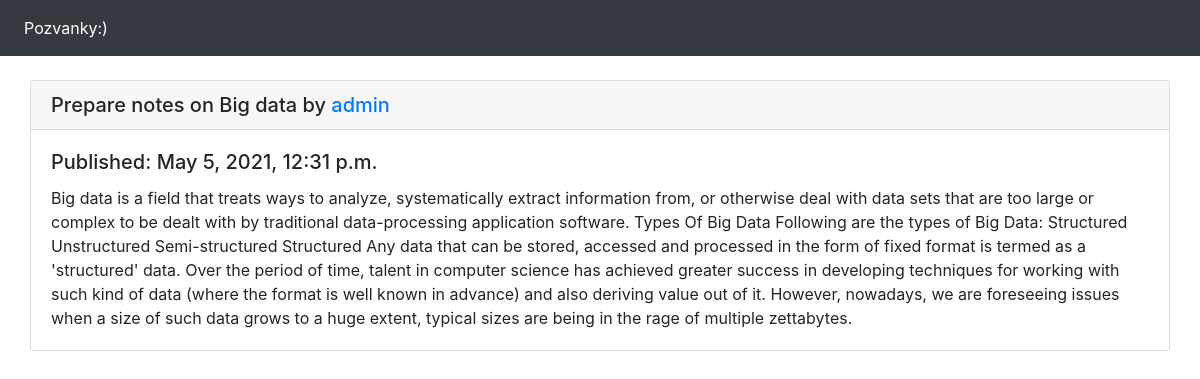
The page /notes-big-data/ on the database its author committed.
### blog/models.py (models this page shows, shortened)
class Post(models.Model):
    image_post = models.ImageField(null=True, blank=True, upload_to='images/')
    title = models.CharField(max_length=250, unique=True)
    slug = models.SlugField(max_length=250, unique=True)
    author = models.ForeignKey(User, on_delete=models.CASCADE, related_name='blog_posts')
    body = models.TextField()
    publish = models.DateTimeField(default=timezone.now)
    votes = models.IntegerField(default=0)
    event_list = models.ForeignKey(EventList, on_delete=models.CASCADE, related_name='posts')  # Associate posts with an event list
    class Meta:
        ordering = ('-publish',)

### blog/views.py (the view)
# urls.py: path('<slug:slug>/', BlogDetailView.as_view(), name='blog_detail'),
class BlogDetailView(DetailView):
    model = Post
    context_object_name = 'post'
    template_name = 'blog/blog_detail.html'

### templates/blog/blog_detail.html
{% extends 'base.html' %}
{% block container %}
<div class="row">
    <div class="card">
        <h5 class="card-header">{{ post.title }} by <span class="text-primary">{{ post.author }}</span></h5>
        <div class="card-body">
            <h5 class="card-title">Published: {{ post.publish }}</h5>
            <p class="card-text">{{ post.body }}</p>
        </div>
    </div>
</div>
{% endblock %}

### rows shown on the page
Post: title "Prepare notes on Big data", author "admin", publish "May 5, 2021, 12:31 p.m.", body "Big data is a field that treats ways to analyze, systematically extract information from, or otherwise deal with data sets that are too large or complex to be dealt with by traditional data-processing application software. Types Of Big Data Following are the types of Big Data: Structured Unstructured Semi-structured Structured Any data that can be stored, accessed and processed in the form of fixed format is termed as a 'structured' data. Over the period of time, talent in computer science has achieved greater success in developing techniques for working with such kind of data (where the format is well known in advance) and also deriving value out of it. However, nowadays, we are foreseeing…"
